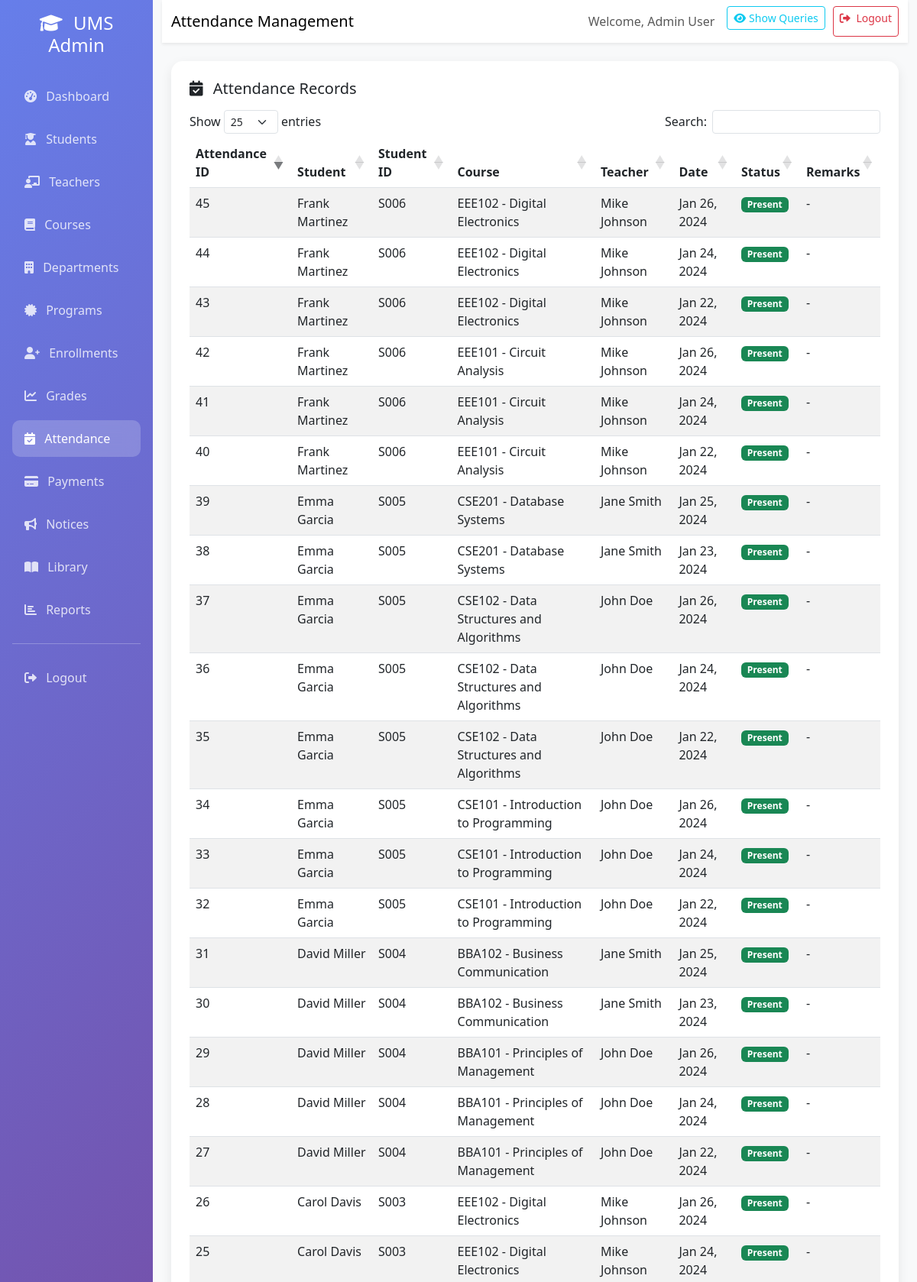
/admin/attendance.php (signed in, upper part), run on the app's committed database.
### tables this page shows
CREATE TABLE attendance (
    attendance_id INT PRIMARY KEY AUTO_INCREMENT,
    enrollment_id INT NOT NULL,
    date DATE NOT NULL,
    status ENUM('present', 'absent', 'late', 'excused') DEFAULT 'absent',
    remarks TEXT,
    marked_by INT NOT NULL,
    created_at TIMESTAMP DEFAULT CURRENT_TIMESTAMP,
    FOREIGN KEY (enrollment_id) REFERENCES enrollments(enrollment_id) ON DELETE CASCADE,
    FOREIGN KEY (marked_by) REFERENCES teachers(teacher_id) ON DELETE CASCADE,
    UNIQUE KEY unique_enrollment_date (enrollment_id, date)
);

CREATE TABLE students (
    student_id INT PRIMARY KEY AUTO_INCREMENT,
    user_id INT UNIQUE NOT NULL,
    first_name VARCHAR(50) NOT NULL,
    last_name VARCHAR(50) NOT NULL,
    student_id_number VARCHAR(20) UNIQUE NOT NULL,
    roll_number VARCHAR(20) UNIQUE NOT NULL,
    department_id INT NOT NULL,
    program_id INT NOT NULL,
    admission_date DATE NOT NULL,
    session VARCHAR(20),
    semester INT DEFAULT 1,
    phone VARCHAR(20),
    address TEXT,
    date_of_birth DATE,
    gender ENUM('Male', 'Female', 'Other'),
    blood_group VARCHAR(5),
    emergency_contact VARCHAR(20),
    created_at TIMESTAMP DEFAULT CURRENT_TIMESTAMP,
    FOREIGN KEY (user_id) REFERENCES users(user_id) ON DELETE CASCADE,
    FOREIGN KEY (department_id) REFERENCES departments(department_id) ON DELETE CASCADE,
    FOREIGN KEY (program_id) REFERENCES programs(program_id) ON DELETE CASCADE
);

CREATE TABLE courses (
    course_id INT PRIMARY KEY AUTO_INCREMENT,
    course_code VARCHAR(20) UNIQUE NOT NULL,
    course_name VARCHAR(100) NOT NULL,
    credits INT NOT NULL,
    department_id INT NOT NULL,
    description TEXT,
    prerequisites TEXT,
    created_at TIMESTAMP DEFAULT CURRENT_TIMESTAMP,
    FOREIGN KEY (department_id) REFERENCES departments(department_id) ON DELETE CASCADE
);

CREATE TABLE teachers (
    teacher_id INT PRIMARY KEY AUTO_INCREMENT,
    user_id INT UNIQUE NOT NULL,
    first_name VARCHAR(50) NOT NULL,
    last_name VARCHAR(50) NOT NULL,
    employee_id VARCHAR(20) UNIQUE NOT NULL,
    department_id INT NOT NULL,
    designation VARCHAR(50),
    phone VARCHAR(20),
    address TEXT,
    hire_date DATE,
    salary DECIMAL(10,2),
    created_at TIMESTAMP DEFAULT CURRENT_TIMESTAMP,
    FOREIGN KEY (user_id) REFERENCES users(user_id) ON DELETE CASCADE,
    FOREIGN KEY (department_id) REFERENCES departments(department_id) ON DELETE CASCADE
);

### includes/debug.php (called while the page is built, shortened)
<?php
require_once __DIR__ . '/../config/database.php';
class QueryDebugger {
    private static $enabled = false;
    public static function disable() {
        self::$enabled = false;
    }
    public static function isEnabled() {
        return self::$enabled;
    }
}
?>

### includes/functions.php (called while the page is built, shortened)
<?php
require_once __DIR__ . '/../config/database.php';
class CommonFunctions {
    public function __construct() {
        $database = new Database();
    }
    public function formatDateTime($datetime, $format = 'Y-m-d H:i:s') {
        return date($format, strtotime($datetime));
    }
}
?>

### config/database.php (called while the page is built, shortened)
<?php
class Database {
    private $host = 'localhost';
    private $db_name = 'umsdb';
    private $username = 'root';
    private $password = '';
    public function getConnection() {
        $this->conn = null;
        try {
            $this->conn = new PDO(
                "mysql:host=" . $this->host . ";dbname=" . $this->db_name,
                $this->username,
                $this->password,
                array(
                    PDO::ATTR_ERRMODE => PDO::ERRMODE_EXCEPTION,
                    PDO::ATTR_DEFAULT_FETCH_MODE => PDO::FETCH_ASSOC,
                    PDO::MYSQL_ATTR_INIT_COMMAND => "SET NAMES utf8"
                )
            );
        } catch(PDOException $exception) {
            echo "Connection error: " . $exception->getMessage();
        }
        return $this->conn;
    }
}
?>

### admin/attendance.php (the view, shortened to what this page needs)
<?php
require_once '../includes/functions.php';
require_once '../includes/debug.php';
require_once '../includes/debug_toggle.php';
$database = new DebugDatabase();
$conn = $database->getConnection();
$functions = new CommonFunctions();
$query = "SELECT a.*, s.first_name, s.last_name, s.student_id_number, s.roll_number,
                 c.course_code, c.course_name, co.semester, co.academic_year,
                 t.first_name as teacher_first_name, t.last_name as teacher_last_name
          FROM attendance a
          JOIN enrollments e ON a.enrollment_id = e.enrollment_id
          JOIN students s ON e.student_id = s.student_id
          JOIN course_offerings co ON e.offering_id = co.offering_id
          JOIN courses c ON co.course_id = c.course_id
          JOIN teachers t ON co.teacher_id = t.teacher_id
          ORDER BY a.date DESC";
$stmt = $conn->prepare($query);
$stmt->execute();
$attendance = $stmt->fetchAll();
?>
<!DOCTYPE html>
<html lang="en">
<head>
    <link href="https://cdn.jsdelivr.net/npm/bootstrap@5.3.0/dist/css/bootstrap.min.css" rel="stylesheet">
    <link href="https://cdnjs.cloudflare.com/ajax/libs/font-awesome/6.0.0/css/all.min.css" rel="stylesheet">
    <link href="https://cdn.datatables.net/1.13.6/css/dataTables.bootstrap5.min.css" rel="stylesheet">
</head>
<body>
    <div class="container-fluid">
        <div class="row">
            <div class="col-md-3 col-lg-2 sidebar p-0">
                <div class="p-3">
                    <h4 class="text-center mb-4">
                        <i class="fas fa-graduation-cap me-2"></i>
                        UMS Admin
                    </h4>
                    <nav class="nav flex-column">
                        <a class="nav-link" href="dashboard.php">
                            <i class="fas fa-tachometer-alt me-2"></i>
                            Dashboard
                        </a>
                        <a class="nav-link" href="students.php">
                            <i class="fas fa-user-graduate me-2"></i>
                            Students
                        </a>
                        <a class="nav-link" href="teachers.php">
                            <i class="fas fa-chalkboard-teacher me-2"></i>
                            Teachers
                        </a>
                        <a class="nav-link" href="courses.php">
                            <i class="fas fa-book me-2"></i>
                            Courses
                        </a>
                        <a class="nav-link" href="departments.php">
                            <i class="fas fa-building me-2"></i>
                            Departments
                        </a>
                        <a class="nav-link" href="programs.php">
                            <i class="fas fa-certificate me-2"></i>
                            Programs
                        </a>
                        <a class="nav-link" href="enrollments.php">
                            <i class="fas fa-user-plus me-2"></i>
                            Enrollments
                        </a>
                        <a class="nav-link" href="grades.php">
                            <i class="fas fa-chart-line me-2"></i>
                            Grades
                        </a>
                        <a class="nav-link active" href="attendance.php">
                            <i class="fas fa-calendar-check me-2"></i>
                            Attendance
                        </a>
                        <a class="nav-link" href="payments.php">
                            <i class="fas fa-credit-card me-2"></i>
                            Payments
                        </a>
                        <a class="nav-link" href="notices.php">
                            <i class="fas fa-bullhorn me-2"></i>
                            Notices
                        </a>
                        <a class="nav-link" href="library.php">
                            <i class="fas fa-book-open me-2"></i>
                            Library
                        </a>
                        <a class="nav-link" href="reports.php">
                            <i class="fas fa-chart-bar me-2"></i>
                            Reports
                        </a>
                        <hr class="my-3">
                        <a class="nav-link" href="../logout.php">
                            <i class="fas fa-sign-out-alt me-2"></i>
                            Logout
                        </a>
                    </nav>
                </div>
            </div>
            <div class="col-md-9 col-lg-10 main-content">
                <nav class="navbar navbar-expand-lg navbar-light bg-white shadow-sm mb-4">
                    <div class="container-fluid">
                        <span class="navbar-brand mb-0 h1">Attendance Management</span>
                        <div class="navbar-nav ms-auto">
                            <span class="navbar-text me-3">
                                Welcome, <?php echo $_SESSION['first_name'] . ' ' . $_SESSION['last_name']; ?>
                            </span>
                            <?php echo renderDebugToggle(); ?>
                            <a href="../logout.php" class="btn btn-outline-danger btn-sm">
                                <i class="fas fa-sign-out-alt me-1"></i>
                                Logout
                            </a>
                        </div>
                    </div>
                </nav>
                <div class="container-fluid">
                    <div class="content-card">
                        <h5 class="mb-3">
                            <i class="fas fa-calendar-check me-2"></i>
                            Attendance Records
                        </h5>
                        <div class="table-responsive">
                            <table class="table table-striped table-hover" id="attendanceTable">
                                <thead>
                                    <tr>
                                        <th>Attendance ID</th>
                                        <th>Student</th>
                                        <th>Student ID</th>
                                        <th>Course</th>
                                        <th>Teacher</th>
                                        <th>Date</th>
                                        <th>Status</th>
                                        <th>Remarks</th>
                                    </tr>
                                </thead>
                                <tbody>
                                    <?php foreach ($attendance as $record): ?>
                                        <tr>
                                            <td><?php echo $record['attendance_id']; ?></td>
                                            <td><?php echo $record['first_name'] . ' ' . $record['last_name']; ?></td>
                                            <td><?php echo $record['student_id_number']; ?></td>
                                            <td><?php echo $record['course_code'] . ' - ' . $record['course_name']; ?></td>
                                            <td><?php echo $record['teacher_first_name'] . ' ' . $record['teacher_last_name']; ?></td>
                                            <td><?php echo $functions->formatDateTime($record['date'], 'M d, Y'); ?></td>
                                            <td>
                                                <span class="badge bg-<?php echo $record['status'] === 'present' ? 'success' : 'danger'; ?>">
                                                    <?php echo ucfirst($record['status']); ?>
                                                </span>
                                            </td>
                                            <td><?php echo $record['remarks'] ?: '-'; ?></td>
                                        </tr>
                                    <?php endforeach; ?>
                                </tbody>
                            </table>
                        </div>
                    </div>
                </div>
            </div>
        </div>
    </div>
</body>
</html>

### admin/attendance.php (style rules this page uses)
.sidebar { min-height: 100vh; background: linear-gradient(135deg, #667eea 0%, #764ba2 100%); color: white; }
.sidebar .nav-link { color: rgba(255, 255, 255, 0.8); padding: 0.75rem 1rem; border-radius: 10px; margin: 0.25rem 0; transition: all 0.3s ease; }
.sidebar .nav-link:hover, .sidebar .nav-link.active { color: white; background: rgba(255, 255, 255, 0.2); backdrop-filter: blur(10px); }
.main-content { background: #f8f9fa; min-height: 100vh; }
.content-card { background: white; border-radius: 15px; padding: 1.5rem; box-shadow: 0 5px 15px rgba(0, 0, 0, 0.08); margin-bottom: 1.5rem; }

### data on the page
attendance: attendance_id "34", students.first_name "Emma", students.last_name "Garcia", students.student_id_number "S005", courses.course_code "CSE101", courses.course_name "Introduction to Programming", marked_by.first_name "John", marked_by.last_name "Doe", date "Jan 26, 2024", status "Present", remarks "-"
attendance: attendance_id "37", students.first_name "Emma", students.last_name "Garcia", students.student_id_number "S005", courses.course_code "CSE102", courses.course_name "Data Structures and Algorithms", marked_by.first_name "John", marked_by.last_name "Doe", date "Jan 26, 2024", status "Present", remarks "-"
attendance: attendance_id "29", students.first_name "David", students.last_name "Miller", students.student_id_number "S004", courses.course_code "BBA101", courses.course_name "Principles of Management", marked_by.first_name "John", marked_by.last_name "Doe", date "Jan 26, 2024", status "Present", remarks "-"
attendance: attendance_id "42", students.first_name "Frank", students.last_name "Martinez", students.student_id_number "S006", courses.course_code "EEE101", courses.course_name "Circuit Analysis", marked_by.first_name "Mike", marked_by.last_name "Johnson", date "Jan 26, 2024", status "Present", remarks "-"
attendance: attendance_id "26", students.first_name "Carol", students.last_name "Davis", students.student_id_number "S003", courses.course_code "EEE102", courses.course_name "Digital Electronics", marked_by.first_name "Mike", marked_by.last_name "Johnson", date "Jan 26, 2024", status "Present", remarks "-"
attendance: attendance_id "45", students.first_name "Frank", students.last_name "Martinez", students.student_id_number "S006", courses.course_code "EEE102", courses.course_name "Digital Electronics", marked_by.first_name "Mike", marked_by.last_name "Johnson", date "Jan 26, 2024", status "Present", remarks "-"
attendance: attendance_id "39", students.first_name "Emma", students.last_name "Garcia", students.student_id_number "S005", courses.course_code "CSE201", courses.course_name "Database Systems", marked_by.first_name "Jane", marked_by.last_name "Smith", date "Jan 25, 2024", status "Present", remarks "-"
attendance: attendance_id "31", students.first_name "David", students.last_name "Miller", students.student_id_number "S004", courses.course_code "BBA102", courses.course_name "Business Communication", marked_by.first_name "Jane", marked_by.last_name "Smith", date "Jan 25, 2024", status "Present", remarks "-"
attendance: attendance_id "33", students.first_name "Emma", students.last_name "Garcia", students.student_id_number "S005", courses.course_code "CSE101", courses.course_name "Introduction to Programming", marked_by.first_name "John", marked_by.last_name "Doe", date "Jan 24, 2024", status "Present", remarks "-"
attendance: attendance_id "36", students.first_name "Emma", students.last_name "Garcia", students.student_id_number "S005", courses.course_code "CSE102", courses.course_name "Data Structures and Algorithms", marked_by.first_name "John", marked_by.last_name "Doe", date "Jan 24, 2024", status "Present", remarks "-"
attendance: attendance_id "28", students.first_name "David", students.last_name "Miller", students.student_id_number "S004", courses.course_code "BBA101", courses.course_name "Principles of Management", marked_by.first_name "John", marked_by.last_name "Doe", date "Jan 24, 2024", status "Present", remarks "-"
attendance: attendance_id "41", students.first_name "Frank", students.last_name "Martinez", students.student_id_number "S006", courses.course_code "EEE101", courses.course_name "Circuit Analysis", marked_by.first_name "Mike", marked_by.last_name "Johnson", date "Jan 24, 2024", status "Present", remarks "-"
attendance: attendance_id "25", students.first_name "Carol", students.last_name "Davis", students.student_id_number "S003", courses.course_code "EEE102", courses.course_name "Digital Electronics", marked_by.first_name "Mike", marked_by.last_name "Johnson", date "Jan 24, 2024", status "Present", remarks "-"
attendance: attendance_id "44", students.first_name "Frank", students.last_name "Martinez", students.student_id_number "S006", courses.course_code "EEE102", courses.course_name "Digital Electronics", marked_by.first_name "Mike", marked_by.last_name "Johnson", date "Jan 24, 2024", status "Present", remarks "-"
attendance: attendance_id "38", students.first_name "Emma", students.last_name "Garcia", students.student_id_number "S005", courses.course_code "CSE201", courses.course_name "Database Systems", marked_by.first_name "Jane", marked_by.last_name "Smith", date "Jan 23, 2024", status "Present", remarks "-"
attendance: attendance_id "30", students.first_name "David", students.last_name "Miller", students.student_id_number "S004", courses.course_code "BBA102", courses.course_name "Business Communication", marked_by.first_name "Jane", marked_by.last_name "Smith", date "Jan 23, 2024", status "Present", remarks "-"
attendance: attendance_id "32", students.first_name "Emma", students.last_name "Garcia", students.student_id_number "S005", courses.course_code "CSE101", courses.course_name "Introduction to Programming", marked_by.first_name "John", marked_by.last_name "Doe", date "Jan 22, 2024", status "Present", remarks "-"
attendance: attendance_id "35", students.first_name "Emma", students.last_name "Garcia", students.student_id_number "S005", courses.course_code "CSE102", courses.course_name "Data Structures and Algorithms", marked_by.first_name "John", marked_by.last_name "Doe", date "Jan 22, 2024", status "Present", remarks "-"
attendance: attendance_id "27", students.first_name "David", students.last_name "Miller", students.student_id_number "S004", courses.course_code "BBA101", courses.course_name "Principles of Management", marked_by.first_name "John", marked_by.last_name "Doe", date "Jan 22, 2024", status "Present", remarks "-"
attendance: attendance_id "40", students.first_name "Frank", students.last_name "Martinez", students.student_id_number "S006", courses.course_code "EEE101", courses.course_name "Circuit Analysis", marked_by.first_name "Mike", marked_by.last_name "Johnson", date "Jan 22, 2024", status "Present", remarks "-"
attendance: attendance_id "43", students.first_name "Frank", students.last_name "Martinez", students.student_id_number "S006", courses.course_code "EEE102", courses.course_name "Digital Electronics", marked_by.first_name "Mike", marked_by.last_name "Johnson", date "Jan 22, 2024", status "Present", remarks "-"

### other printed values
$_SESSION['first_name'] "Admin"
$_SESSION['last_name'] "User"
renderDebugToggle() "Show Queries"
